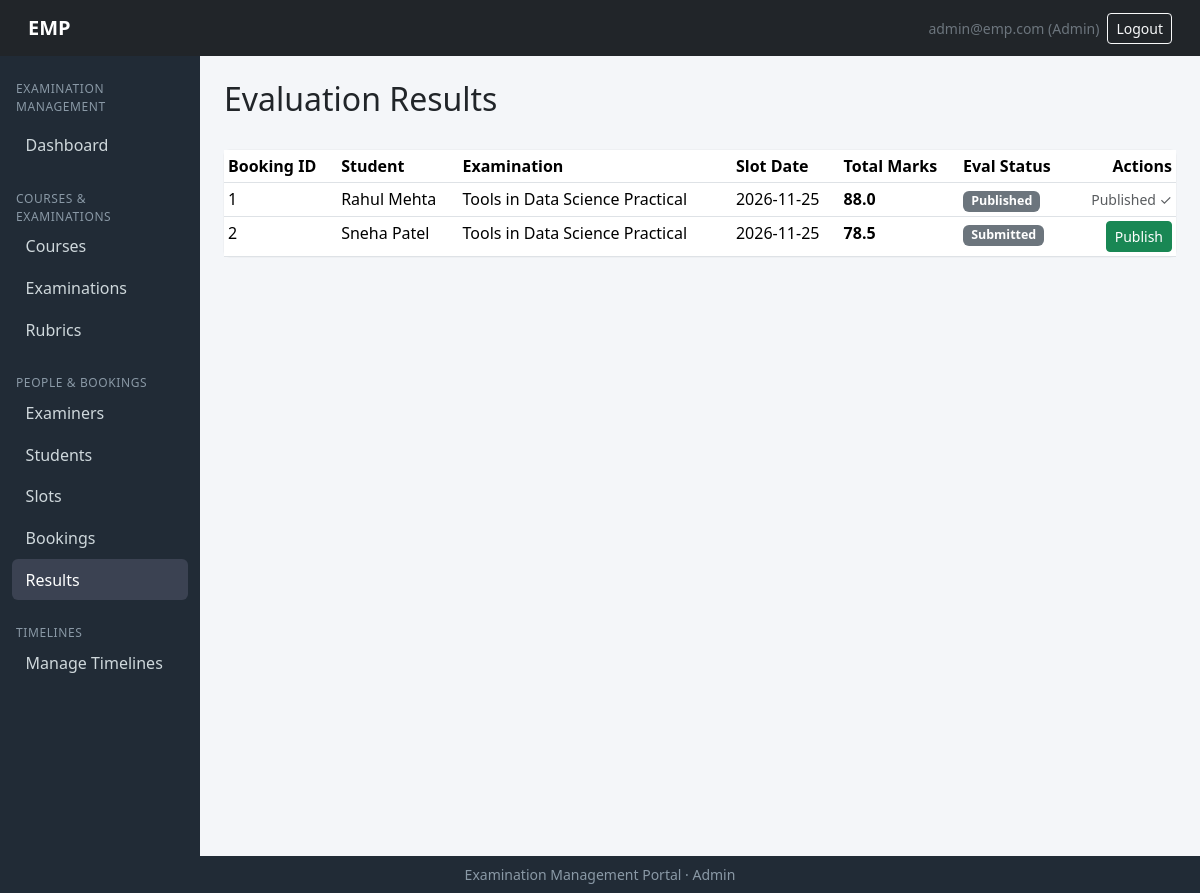
/admin/results (signed in), run on the app's committed database.
### models/models.py (models this page shows, shortened)
class User(db.Model, UserMixin):
    __tablename__ = "users"
    id = db.Column(db.Integer, primary_key=True)
    email   = db.Column(db.String(120), unique=True, nullable=False, index=True)
    password_hash = db.Column(db.String(256), nullable=False)
    role = db.Column(db.String(20), nullable=False)   # admin | examiner | student
    is_active = db.Column(db.Boolean, default=True)
    created_at= db.Column(db.DateTime, default=datetime.utcnow)
    examiner=db.relationship("Examiner", backref="user", uselist=False)
    student  = db.relationship("Student", backref="user", uselist=False)
    admin  =db.relationship("Admin", backref="user", uselist=False)

class Evaluation(db.Model):
    __tablename__ = "evaluations"
    id      = db.Column(db.Integer, primary_key=True)
    booking_id = db.Column(db.Integer, db.ForeignKey("bookings.id"), unique=True, nullable=False)
    examiner_id  =db.Column(db.Integer, db.ForeignKey("examiners.id"), nullable=False)
    total_marks = db.Column(db.Float)
    remarks  =db.Column(db.Text)
    status= db.Column(db.String(20), default="draft")        # draft|submitted|published
    submitted_at = db.Column(db.DateTime)
    scores       = db.relationship("EvaluationScore", backref="evaluation",
                                   cascade="all, delete-orphan")

class Student(db.Model):
    __tablename__ = "students"
    id= db.Column(db.Integer, primary_key=True)
    user_id =db.Column(db.Integer, db.ForeignKey("users.id"), unique=True, nullable=False)
    roll_no = db.Column(db.String(50), unique=True, nullable=False)
    name= db.Column(db.String(120), nullable=False)
    phone=db.Column(db.String(30))
    course_id = db.Column(db.Integer, db.ForeignKey("courses.id"))
    year  =  db.Column(db.String(20))
    status =  db.Column(db.String(20), default="active")       # active|inactive
    course= db.relationship("Course", backref="students")
    bookings=db.relationship("Booking", backref="student")

class Examination(db.Model):
    __tablename__ = "examinations"
    id   = db.Column(db.Integer, primary_key=True)
    course_id = db.Column(db.Integer, db.ForeignKey("courses.id"), nullable=False)
    name     = db.Column(db.String(150), nullable=False)
    exam_type= db.Column(db.String(30), nullable=False)   # Viva|Practical|Project Demo|Assessment
    duration = db.Column(db.Integer, nullable=False)       # in minutes ig?
    max_marks = db.Column(db.Integer, nullable=False)
    slot_creation_start = db.Column(db.DateTime)
    slot_creation_end=db.Column(db.DateTime)
    slot_booking_start  = db.Column(db.DateTime)
    slot_booking_end  = db.Column(db.DateTime)
    status = db.Column(db.String(20), default="draft")  # draft|slot_creation|booking_open|closed|completed perhaps
    rubrics = db.relationship("Rubric", backref="exam")
    slots  = db.relationship("ExaminationSlot", backref="exam")

class ExaminationSlot(db.Model):
    __tablename__ = "examination_slots"
    id  = db.Column(db.Integer, primary_key=True)
    exam_id  = db.Column(db.Integer, db.ForeignKey("examinations.id"), nullable=False)
    examiner_id=db.Column(db.Integer, db.ForeignKey("examiners.id"), nullable=False)
    date = db.Column(db.Date, nullable=False)
    start_time= db.Column(db.Time, nullable=False)
    end_time       = db.Column(db.Time, nullable=False)
    max_capacity   = db.Column(db.Integer, nullable=False)
    available_seats = db.Column(db.Integer, nullable=False)
    status         = db.Column(db.String(20), default="available")  # available|full|cancelled|completed
    bookings  = db.relationship("Booking", backref="slot")

### routes/admin_routes.py (the view)
@admin_bp.route('/results')
@login_required
def results():
    if not admin_only():
        return redirect(url_for('auth.login'))
    all_bookings = Booking.query.all()
    results_data = []
    for b in all_bookings:
        ev = b.evaluation
        if not ev:
            continue
        results_data.append({
            'booking_id': b.id,
            'evaluation_id': ev.id,
            'student_name': b.student.name,
            'exam_name': b.slot.exam.name,
            'slot_date': b.slot.date,
            'total_marks': ev.total_marks if ev.total_marks is not None else '—',
            'eval_status': ev.status.capitalize(),
        })
    return render_template('admin/results.html', results=results_data)

### app.py (called while the page is built)
@login_manager.user_loader
def load_user(user_id):
    return User.query.get(int(user_id))

### routes/admin_routes.py (called while the page is built)
def admin_only():
    if current_user.role != 'admin':
        flash('Access denied.', 'danger')
        return False
    return True

### templates/admin/results.html (shortened to what this page needs)
{% extends "admin/base_admin.html" %}
{% import "admin/_status.html"  as status %}
{% block content %}
<div class="d-flex justify-content-between align-items-center mb-4">
    <h2>Evaluation Results</h2>
</div>
<div class="card">
    <div class="table-responsive">
        <table class="table table-sm table-hover mb-0">
            <thead>
                <tr>
                    <th>Booking ID</th>
                    <th>Student</th>
                    <th>Examination</th>
                    <th>Slot Date</th>
                    <th>Total Marks</th>
                    <th>Eval Status</th>
                    <th class="text-end">Actions</th>
                </tr>
            </thead>
            <tbody>
                {% for r in results %}
                    <tr>
                        <td>{{ r.booking_id }}</td>
                        <td>{{ r.student_name }}</td>
                        <td>{{ r.exam_name }}</td>
                        <td>{{ r.slot_date }}</td>
                        <td><strong>{{ r.total_marks }}</strong></td>
                        <td>{{ status.status_badge(r.eval_status) }}</td>
                        <td class="text-end">
                            {% if r.eval_status == 'Submitted' %}
                                <form method="POST" action="{{ url_for('admin.publish_result', evaluation_id=r.evaluation_id) }}"
                                    class="d-inline" onsubmit="return confirm('Publish this result?')">
                                    <button type="submit" class="btn btn-sm btn-success">Publish</button>
                                </form>
                            {% elif r.eval_status == 'Published' %}
                                <span class="text-muted small">Published ✓</span>
                            {% else %}
                                <span class="text-muted small">Pending eval</span>
                            {% endif %}
                        </td>
                    </tr>
                {% else %}
                    <tr><td colspan="7" class="text-center text-muted py-4">No evaluations submitted yet.</td></tr>
                {% endfor %}
            </tbody>
        </table>
    </div>
</div>
{% endblock %}

### templates/admin/_status.html
{% macro status_badge(status) %}
{% set m = {
  'Draft':'secondary',
  'Slot Creation':'info',
  'Booking Open':'primary',
  'Closed':'warning',
  'Completed':'success',
  'Available':'success',
  'Full':'danger',
  'Cancelled':'dark',
  'Completed':'success',
  'Booked':'primary',
  'Cancelled':'dark',
  'Completed':'success',
  'Active':'success',
  'Inactive':'secondary',
  'Pending':'warning',
  'Approved':'success',
  'Rejected':'danger',
  'Open':'success',
  'Closed':'danger'
} %}
{% set color = m.get(status, 'secondary') %}
<span class="badge bg-{{ color }} badge-status">{{ status }}</span>
{% endmacro %}

### templates/base.html (shortened to what this page needs)
<!DOCTYPE html>
<html lang="en">
<head>
    <link href="https://cdn.jsdelivr.net/npm/bootstrap@5.3.3/dist/css/bootstrap.min.css" rel="stylesheet">
</head>
<body class="d-flex flex-column min-vh-100">
<nav class="navbar navbar-dark bg-dark px-3">
    <div class="container-fluid">
        <a class="navbar-brand" href="{{ url_for('auth.home') }}">EMP</a>
        <div class="d-flex align-items-center gap-2">
            {% if current_user.is_authenticated %}
                <span class="text-secondary small d-none d-sm-inline">{{ current_user.email }} ({{ current_user.role|capitalize }})</span>
                <a class="btn btn-outline-light btn-sm" href="{{ url_for('auth.logout') }}">Logout</a>
            {% endif %}
        </div>
    </div>
</nav>
<div class="container-fluid flex-grow-1">
    <div class="row">
        {% block sidebar %}
        <nav class="col-md-2 col-lg-2 sidebar d-none d-md-block py-3">
            {% block nav_links %}{% endblock %}
        </nav>
        {% endblock %}
        <main class="col-md-10 col-lg-10 p-4">
            {% block content %}{% endblock %}
        </main>
    </div>
</div>
<footer class="footer text-center py-2 mt-auto small">
    Examination Management Portal &middot; {{ current_user.role|capitalize if current_user.is_authenticated else '' }}
</footer>
</body>
</html>

### templates/base.html (style rules this page uses)
body { background:#f4f6f9; }
.navbar-brand { font-weight:700; }
.sidebar { background:#212b36; color:#cfd8dc; min-height:100vh; }
.card { border:0; box-shadow:0 0 1px rgba(0,0,0,.25); }
.footer { background:#212b36; color:#8a99a6; }
.badge-status { font-size:.78rem; }

### data on the page
User: email "admin@emp.com", role "Admin"
Evaluation: booking_id "1", student_name "Rahul Mehta", exam_name "Tools in Data Science Practical", slot_date "2026-11-25", total_marks "88.0", status "Published", shows "Published ✓"
Evaluation: booking_id "2", student_name "Sneha Patel", exam_name "Tools in Data Science Practical", slot_date "2026-11-25", total_marks "78.5", status "Submitted"
